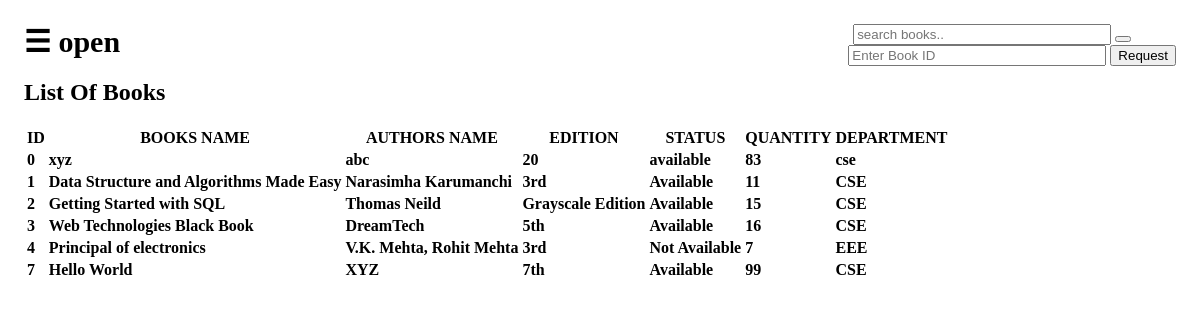
The page /books.php on the database its author committed.
### tables this page shows
CREATE TABLE `books` (
  `bid` int(100) NOT NULL,
  `name` varchar(100) NOT NULL,
  `authors` varchar(100) NOT NULL,
  `edition` varchar(100) NOT NULL,
  `status` varchar(100) NOT NULL,
  `quantity` int(100) NOT NULL,
  `department` varchar(100) NOT NULL
);

### books.php (the view, shortened to what this page needs)
  <?php
       include "connection.php";
  ?>
<!DOCTYPE html>
<html lang="en" dir="ltr">
  <head>
  </head>
  <body >
    <div id="main">
      <span style="font-size:30px;cursor:pointer" onclick="openNav()">&#9776; open</span>
    <div class="srch">
      <form class="navbar-form" action="" method="post" name="form1">
                 <input id="text1" class="form-control" type="text" name="search" placeholder="search books.." required="" style="width:500px;">
                 <button id="btn" type="submit" name="submit" class="btn btn-default">
                 </button>
      </form>
            <form class="navbar-form" action="" method="post" name="form1">
                       <input id="text2" class="form-control" type="text" name="bid" placeholder="Enter Book ID" required="" style="width:500px;">
                       <button  type="submit" name="submit1" class="btn btn-default">
                         Request</button>
            </form>
    </div>
    <h2>List Of Books</h2>
    <?php
         if(isset($_POST['submit']))
         {
              $q=mysqli_query($db, "SELECT * from books where name like '%$_POST[search]%'");
              if(mysqli_num_rows($q) == 0)
              {
                echo "Sorry! No book found. Try searching again.";
              }
              else {
                      echo "<table class='table table-bordered table-hover'>";
                      echo "<tr style='background-color: white;'>";
                           echo "<th>"; echo "ID"; echo "</th>";
                           echo "<th>"; echo "BOOKS NAME"; echo "</th>";
                           echo "<th>"; echo "AUTHORS NAME"; echo "</th>";
                           echo "<th>"; echo "EDITION"; echo "</th>";
                           echo "<th>"; echo "STATUS"; echo "</th>";
                           echo "<th>"; echo "QUANTITY"; echo "</th>";
                           echo "<th>"; echo "DEPARTMENT"; echo "</th>";
                      echo "</tr>";
                      while($row=mysqli_fetch_assoc($q))
                       {
                         echo "<tr>";
                             echo "<td>";echo $row['bid'];echo "</td>";
                             echo "<td>";echo $row['name'];echo "</td>";
                             echo "<td>";echo $row['authors'];echo "</td>";
                             echo "<td>";echo $row['edition'];echo "</td>";
                             echo "<td>";echo $row['status'];echo "</td>";
                             echo "<td>";echo $row['quantity'];echo "</td>";
                             echo "<td>";echo $row['department'];echo "</td>";
                         echo "</tr>";
                       }
                       echo "</table>";
              }
         }
else{
    $res=mysqli_query($db,"SELECT * FROM `books` ORDER BY `books`.`bid` ASC;");
    echo "<table class='table table-bordered table-hover'>";
          echo "<tr style='background-color: white;'>";
               echo "<th>"; echo "ID"; echo "</th>";
               echo "<th>"; echo "BOOKS NAME"; echo "</th>";
               echo "<th>"; echo "AUTHORS NAME"; echo "</th>";
               echo "<th>"; echo "EDITION"; echo "</th>";
               echo "<th>"; echo "STATUS"; echo "</th>";
               echo "<th>"; echo "QUANTITY"; echo "</th>";
               echo "<th>"; echo "DEPARTMENT"; echo "</th>";
          echo "</tr>";
          while($row=mysqli_fetch_assoc($res))
           {
             echo "<tr>";
                 echo "<td>";echo $row['bid'];echo "</td>";
                 echo "<td>";echo $row['name'];echo "</td>";
                 echo "<td>";echo $row['authors'];echo "</td>";
                 echo "<td>";echo $row['edition'];echo "</td>";
                 echo "<td>";echo $row['status'];echo "</td>";
                 echo "<td>";echo $row['quantity'];echo "</td>";
                 echo "<td>";echo $row['department'];echo "</td>";
             echo "</tr>";
           }
           echo "</table>";
         }
              ?>
    ?></div>
  </body>
</html>

### books.php (style rules this page uses)
body { background: url('../images/5.jpg'); background-position: center center; background-attachment: fixed; background-size: cover; font-weight: 600; transition: background-color .5s; }
#main { transition: margin-left .5s; padding: 16px; }
.srch { //padding-left: 1000px; text-align: center; display:inline-block; float: right; }
#text1 { width:250px !important; }
#text2 { width:250px !important; }
#btn { margin-right:40px; }

### rows shown on the page
books: bid "0", name "xyz", authors "abc", edition "20", status "available", quantity "83", department "cse"
books: bid "1", name "Data Structure and Algorithms Made Easy", authors "Narasimha Karumanchi", edition "3rd", status "Available", quantity "11", department "CSE"
books: bid "2", name "Getting Started with SQL", authors "Thomas Neild", edition "Grayscale Edition", status "Available", quantity "15", department "CSE"
books: bid "3", name "Web Technologies Black Book", authors "DreamTech", edition "5th", status "Available", quantity "16", department "CSE"
books: bid "4", name "Principal of electronics", authors "V.K. Mehta, Rohit Mehta", edition "3rd", status "Not Available", quantity "7", department "EEE"
books: bid "7", name "Hello World", authors "XYZ", edition "7th", status "Available", quantity "99", department "CSE"
